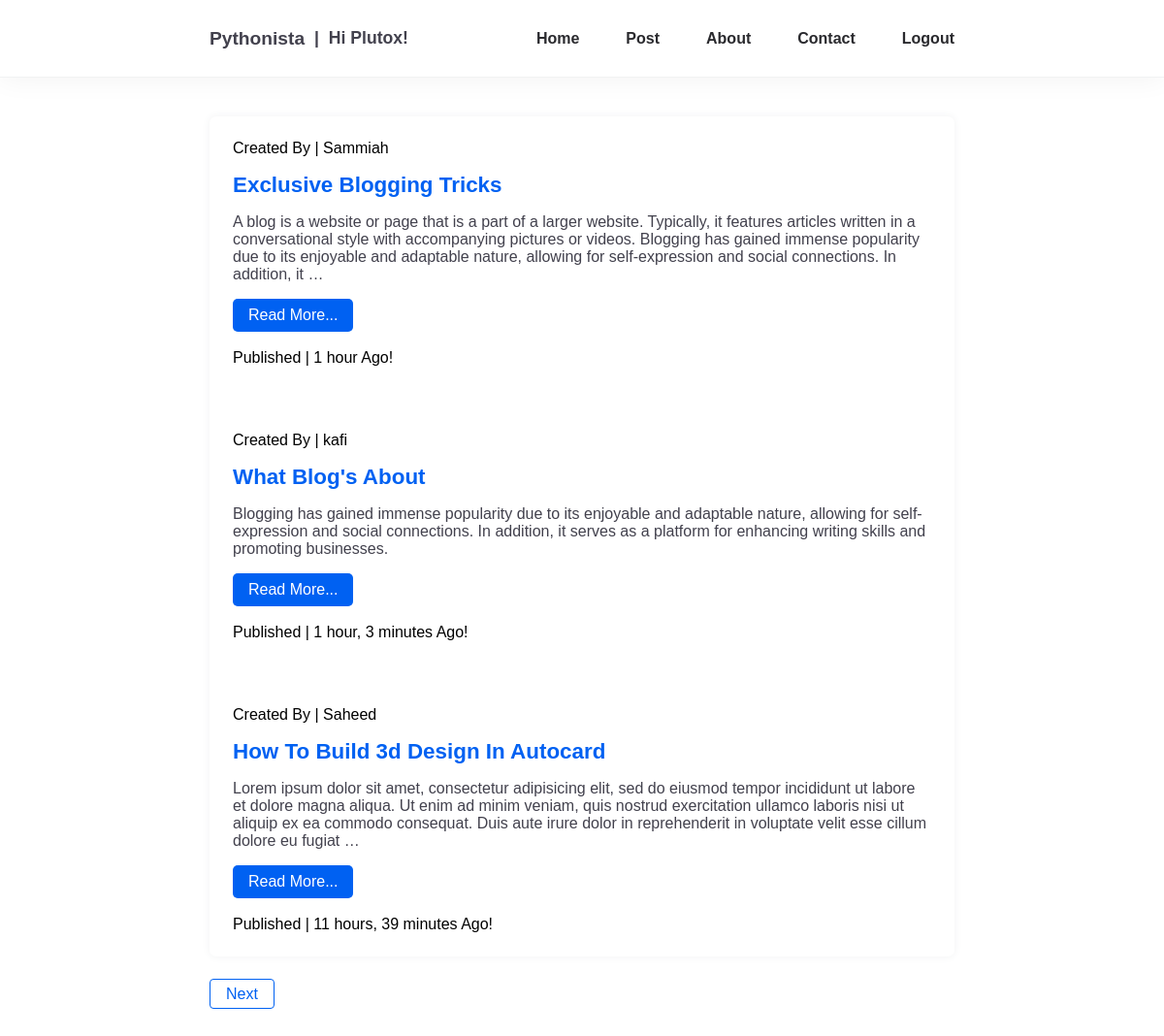
Screenshot of / (signed in) with the database file from the repository.
### blog/models.py (models this page shows, shortened)
class Post(models.Model):
	title = models.CharField(max_length=255, unique=True)
	author = models.ForeignKey(User, on_delete=models.CASCADE)
	body = models.TextField()
	created_on = models.DateTimeField(auto_now_add=True)
	updated_on = models.DateTimeField(auto_now=True)
	class Meta:
		ordering = ['-created_on']

### blog/views.py (the view)
# urls.py: path('', views.home, name='home'),
@login_required(login_url='login')
def home(request):
	posts = Post.objects.all()
	paginator = Paginator(posts, 3)
	page = request.GET.get('page')
	try:
		posts = paginator.page(page)
	except PageNotAnInteger:
		posts = paginator.page(1)
	except EmptyPage:
		posts = paginator.page(paginator.num_pages)
	return render(request, 'home.html', {'posts':posts, 'page':page})

### templates/home.html (shortened to what this page needs)
{% extends 'base.html' %}
{% load static %}
{% block content %}
<section>
		<div class="container">
			<div class="post-page">
				<div class="post-content">
					{% for post in posts %}
					<div class="post-card">
						<p class="sm-txt">Created By | {{ post.author }}</p>
						<a href="{% url 'post_detail' post.pk %}"> <h3 class="post-title">{{ post.title }}</h3></a>
						<p class="post-body">{{ post.body|truncatewords:50 }}</p>
					<a class="card-btn" href="{% url 'post_detail' post.pk %}">Read More...</a><br><br>
					<p class="sm-txt">Published | {{ post.created_on| timesince }} Ago!</p>
					</div>
					{% endfor %}
			</div>
		</div>
		{% include "pagination.html" with page=posts %}
	</section>
{% endblock %}

### templates/base.html (shortened to what this page needs)
{% load static %}
<!DOCTYPE html>
<html>
<head>
	<link rel="stylesheet" type="text/css" href="{% static 'css/style.css' %}">
</head>
<body>
	<nav class="navbar">
		<div class="container">
			<div class="wrapper">
			<a class="navbar-brand" href="/">Pythonista</a>
			{% if user.is_authenticated %}
			<a class="welcome">|&nbsp; Hi {{ user.username }}!</a>
			{% endif %}
			</div>
			<div class="navbar-collapse">
				<ul class="navbar-nav">
					<li class="nav-item">
						<a class="nav-link" href="{% url 'home' %}">Home</a>
					</li>
					<li class="nav-item">
						<a class="nav-link" href="{% url 'new' %}">Post</a>
					</li>
					<li class="nav-item">
						<a class="nav-link" href="#">About</a>
					</li>
					<li class="nav-item">
						<a class="nav-link" href="#">Contact</a>
					</li>
					{% if user.is_authenticated %}
					<li class="nav-item">
						<a class="nav-link" href="{% url 'logout' %}">Logout</a>
					</li>
					{% endif %}
				</ul>
			</div>
		</div>
	</nav>
	{% block content %}
	{% endblock %}
</body>
</html>

### templates/pagination.html (shortened to what this page needs)
<div class="pagination" style="text-align: left;padding-bottom: 2rem;">
	<span class="step-link">
	{% if page.has_next %}
		<a href="?page={{ page.next_page_number }}" class="pag">Next</a>
	{% endif %}
	</span>
</div>

### blog/static/css/style.css (style rules this page uses)
*, *::before, *::after { margin: 0; padding: 0; box-sizing: border-box; font-family: 'Poppins',sans-serif; outline: none; list-style: none; box-shadow: none; text-decoration: none; }
:root { --primary-color: #2a2a2e; --secondary-color: #42414d; --accent-color: #dcdcdc; --color-white: #fff; --color-light: #f1f2f3; --color-black: #000; }
.container { max-width: 800px; margin: 0 auto; padding: 0 16px; }
body { background: var(--color-white); font-weight: normal; }
.navbar { height: 5em; background: var(--color-white); box-shadow: 0 0 30px #f1f1f1; border-bottom: solid 0.1rem var(--color-light); }
.navbar .container { height: 100%; display: flex; align-items: center; justify-content: space-between; }
.navbar-brand { font-size: 1.2rem; font-weight: 800; color: var(--secondary-color); }
.navbar .navbar-collapse .navbar-nav { display: flex; }
.navbar .navbar-collapse .navbar-nav .nav-item { margin-left: 3rem; transition: 200ms ease; }
.navbar .navbar-collapse .navbar-nav .nav-link { font-weight: 600; font-size: 1rem; color: var(--primary-color); }
.post-page { margin: 30px auto; background: var(--color-white); box-shadow: 0 0 10px var(--color-light); border-radius: 7px; }
.post-card { padding: 1.5rem; margin-bottom: 1.2rem; }
.post-title { margin-bottom: 1rem; font-weight: 700; text-transform: capitalize; font-size: 1.4rem; margin-top: 1rem; color: #0061f2; }
.post-body { color: var(--secondary-color); font-size: 1rem; font-weight: normal; }
.card-btn { display: inline-block; padding: 8px 16px; margin-top: 1rem; color: var(--color-white); border-radius: 5px; font-size: 1rem; font-weight: 500; border: none; cursor: pointer; background: #0061f2; }
.helptext ul, li { font-size: 1rem; }

### templates/base.html (style rules this page uses)
section { padding: 10px 0; }
.wrapper { display: flex; align-items: center; gap: 10px; }
.welcome { font-size: 1.1rem; font-weight: 700; color: var(--secondary-color); pointer-events: none; }
.pag { padding: 6px 16px; color: var(--primary-color); border-radius: 4px; color: #0061f2; border: solid 0.1rem #0061f2; }

### rows the page displays
Post: author "Sammiah", title "Exclusive Blogging Tricks", body "A blog is a website or page that is a part of a larger website. Typically, it features articles written in a conversational style with accompanying pictures or videos. Blogging has gained immense popularity due to its enjoyable and adaptable nature, allowing for self-expression and social connections. In addition, it …", created_on "1 hour"
Post: author "kafi", title "What Blog's About", body "Blogging has gained immense popularity due to its enjoyable and adaptable nature, allowing for self-expression and social connections. In addition, it serves as a platform for enhancing writing skills and promoting businesses.", created_on "1 hour, 3 minutes"
Post: author "Saheed", title "How To Build 3d Design In Autocard", body "Lorem ipsum dolor sit amet, consectetur adipisicing elit, sed do eiusmod tempor incididunt ut labore et dolore magna aliqua. Ut enim ad minim veniam, quis nostrud exercitation ullamco laboris nisi ut aliquip ex ea commodo consequat. Duis aute irure dolor in reprehenderit in voluptate velit esse cillum dolore eu fugiat …", created_on "11 hours, 39 minutes"

### other values shown
{{ user.username }} "Plutox"
